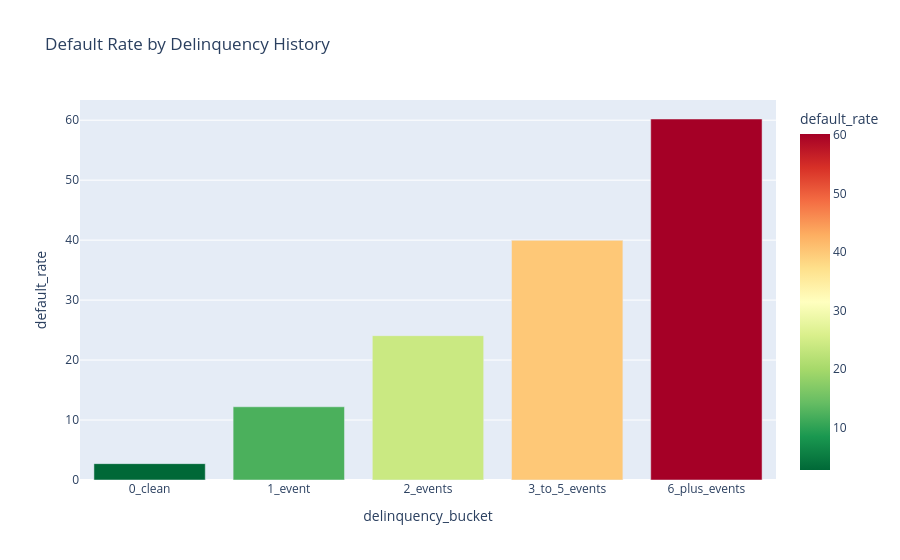

The notebook cell this image was saved under:
### Code cell
def bucket(x):
    if x == 0: return '0_clean'
    if x == 1: return '1_event'
    if x == 2: return '2_events'
    if x <= 5: return '3_to_5_events'
    return '6_plus_events'

df['delinquency_bucket'] = df['total_delinquency_events'].apply(bucket)

bucket_order = ['0_clean','1_event','2_events','3_to_5_events','6_plus_events']

dlq_df = (
    df.groupby('delinquency_bucket')
    .agg(total=('serious_delinquency','count'),
         defaults=('serious_delinquency','sum'))
    .assign(default_rate=lambda x: (x.defaults/x.total*100).round(2))
    .reindex(bucket_order)
    .reset_index()
)

px.bar(dlq_df, x='delinquency_bucket', y='default_rate',
       title='Default Rate by Delinquency History',
       color='default_rate',
       color_continuous_scale='RdYlGn_r')

### Figure 1 — Plotly figure (JSON) as saved in the notebook; plotly's stock layout.template omitted (floating-point values rounded to 4 significant figures)
{"data": [{"hovertemplate": "delinquency_bucket=%{x}<br>default_rate=%{marker.color}<extra></extra>", "legendgroup": "", "marker": {"color": [2.73, 12.21, 24.07, 39.97, 60.2], "coloraxis": "coloraxis", "pattern": {"shape": ""}}, "name": "", "orientation": "v", "showlegend": false, "textposition": "auto", "type": "bar", "x": ["0_clean", "1_event", "2_events", "3_to_5_events", "6_plus_events"], "xaxis": "x", "y": [2.73, 12.21, 24.07, 39.97, 60.2], "yaxis": "y"}], "layout": {"barmode": "relative", "coloraxis": {"colorbar": {"title": {"text": "default_rate"}}, "colorscale": [[0, "rgb(0,104,55)"], [0.1, "rgb(26,152,80)"], [0.2, "rgb(102,189,99)"], [0.3, "rgb(166,217,106)"], [0.4, "rgb(217,239,139)"], [0.5, "rgb(255,255,191)"], [0.6, "rgb(254,224,139)"], [0.7, "rgb(253,174,97)"], [0.8, "rgb(244,109,67)"], [0.9, "rgb(215,48,39)"], [1, "rgb(165,0,38)"]]}, "legend": {"tracegroupgap": 0}, "title": {"text": "Default Rate by Delinquency History"}, "xaxis": {"anchor": "y", "domain": [0, 1], "title": {"text": "delinquency_bucket"}}, "yaxis": {"anchor": "x", "domain": [0, 1], "title": {"text": "default_rate"}}}}
